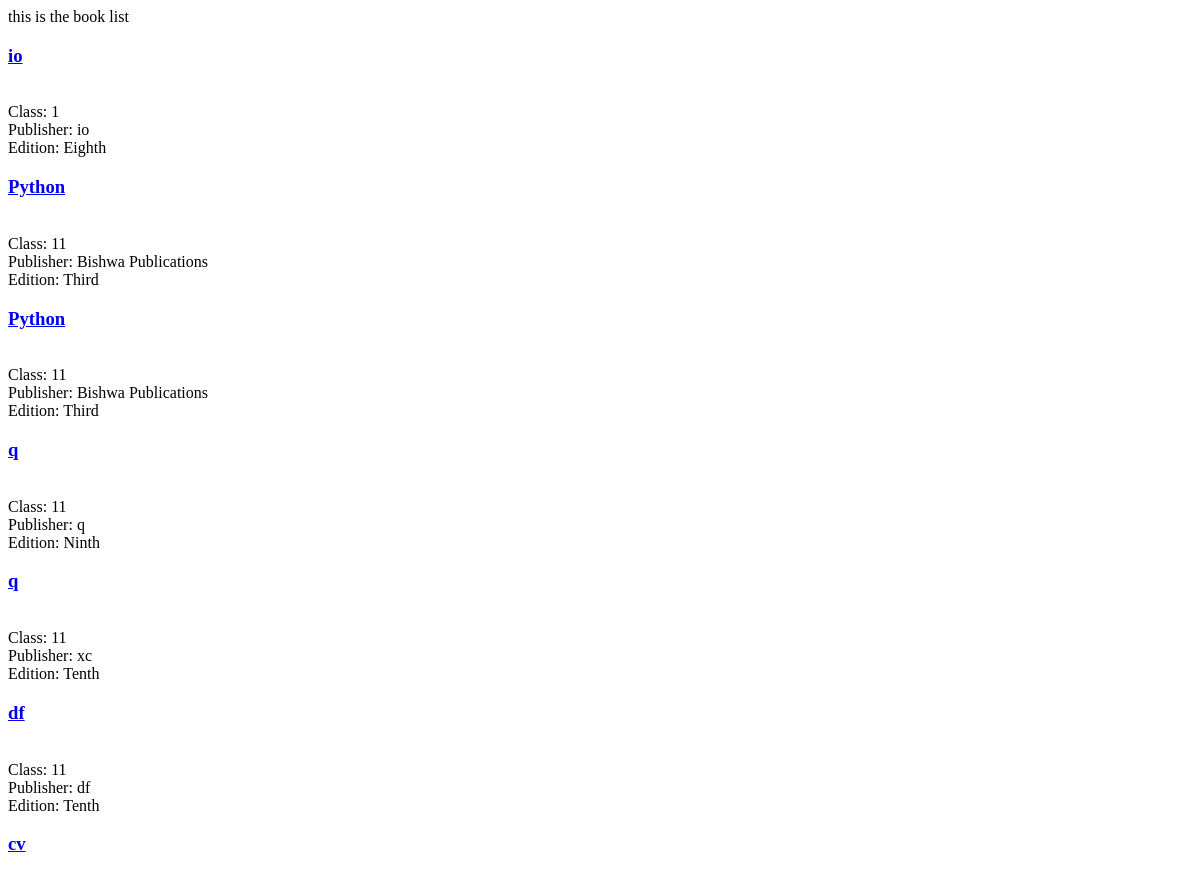
Before: /books_list/ (upper part) with the older database file.
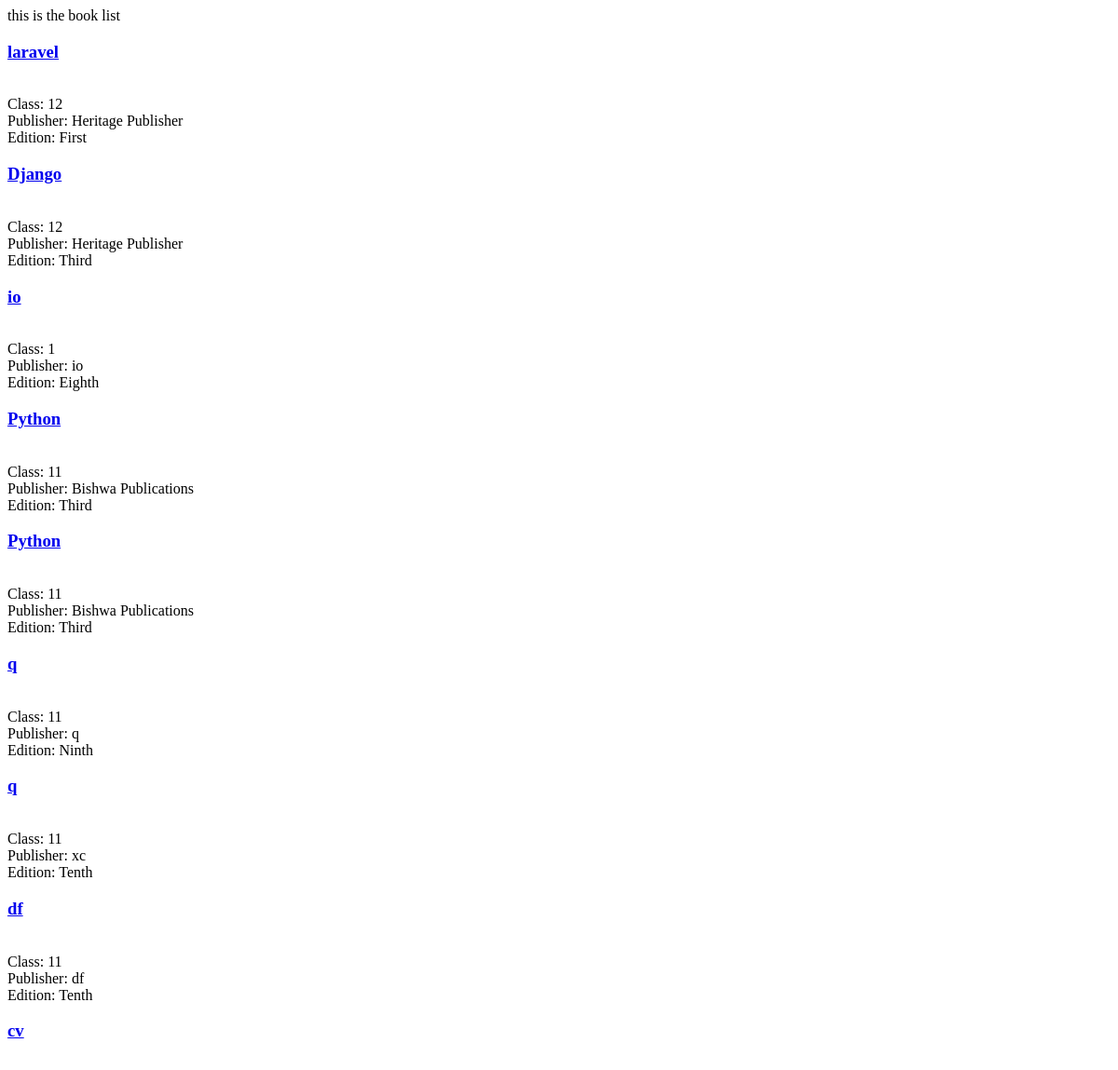
After: the same page with the newer database file.
### donate/models.py (models this page shows, shortened)
class Details(models.Model):
    user= models.ForeignKey(settings.AUTH_USER_MODEL, null=True)
    Name = models.CharField(max_length=200)
    Class= models.IntegerField(validators=[MaxValueValidator(13), MinValueValidator(1)])
    Publisher= models.CharField(max_length=200)
    Edition= models.CharField(max_length=10, choices=EDITION_CHOICES)
    Status= models.CharField(max_length=10, choices=ST_CHOICES)
    Your_District= models.CharField(max_length=100)
    Ward_number= models.IntegerField(validators=[MaxValueValidator(36), MinValueValidator(1)])
    Phone_number= models.CharField(max_length=100)

### donate/views.py (the view)
# urls.py: url(r'^books_list/$', donate_views.books_list, name='books_list'),
def books_list(request):
    queryset = Details.objects.all().order_by("-id")
    context = {
        "object_list": queryset,  # this context is the dictionary for impoting the objects of databaset
    }
    return render(request, 'donate/books_list.html', context)

### donate/templates/donate/books_list.html (shortened to what this page needs)
<!DOCTYPE html>
<html lang="en">
<head>
</head>
<body>
this is the  book list
{% for obj  in object_list %}
    <h3> <a href=' {% url "book_detail" id=obj.id %} '>{{obj.Name}} </a> </h3><br>
   Class: {{obj.Class}}<br>
   Publisher: {{obj.Publisher}}<br>
   Edition: {{obj.Edition}}<br>
{% endfor %}
</body>
</html>

Changed rows visible on the page:
added Details: Name "laravel", Class "12", Publisher "Heritage Publisher", Edition "First"
added Details: Name "Django", Class "12", Publisher "Heritage Publisher", Edition "Third"
